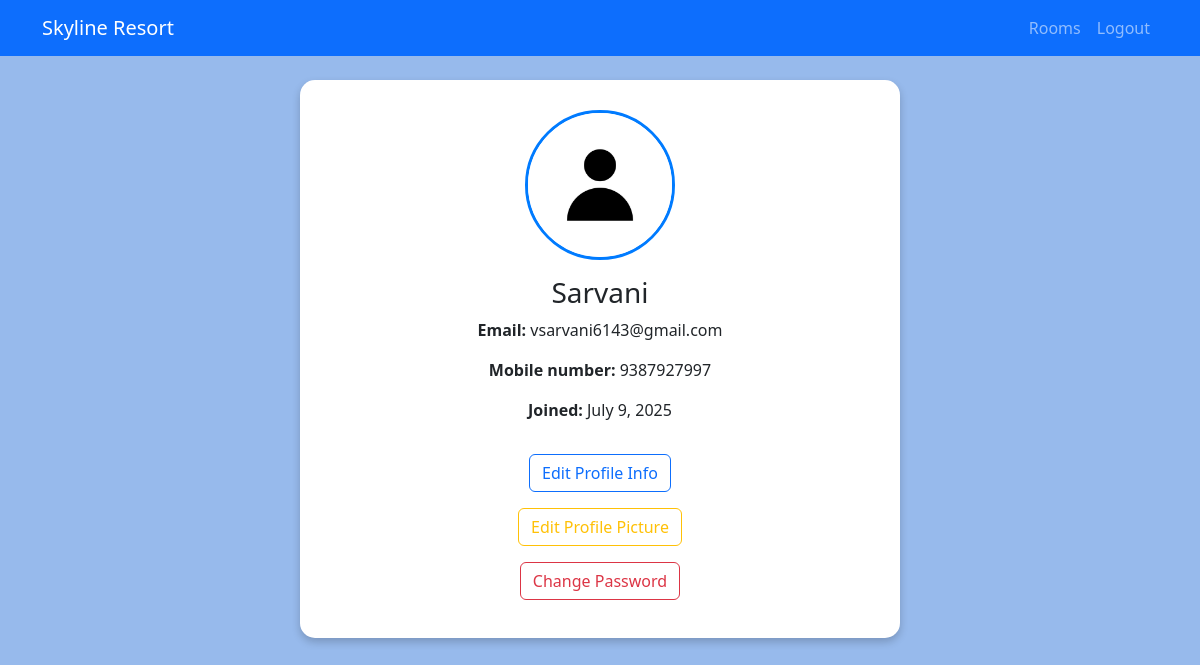
/profile/ (signed in), run on the app's committed database.
### HotelManagementApp/models.py (models this page shows, shortened)
class Register(models.Model):
    user_id = models.AutoField(primary_key=True)
    username = models.CharField(max_length=100)
    email = models.EmailField(unique=True)
    mobile = models.CharField(max_length=15, unique=True, blank=True)
    password = models.TextField(max_length=100)
    joined_date = models.DateField(default=timezone.now)
    profile_image = models.ImageField(upload_to='profile_images/', blank=True, null=True)

### HotelManagementApp/views.py (the view)
# urls.py: path('profile/',views.profile,name='profile'),
def profile(request):
    user = Register.objects.get(username=request.session['username'])
    edit_form = EditProfileForm(instance=user)
    image_form = ProfileImageForm(instance=user)
    password_form = ChangePasswordForm()
    return render(request, 'profile.html', {
        'user': user,
        'edit_form': edit_form,
        'image_form': image_form,
        'password_form': password_form,
        'error': ''
    })

### HotelManagementApp/templates/profile.html (shortened to what this page needs)
{% load static %}
<!DOCTYPE html>
<html lang="en">
<head>
    <link href="https://cdn.jsdelivr.net/npm/bootstrap@5.3.6/dist/css/bootstrap.min.css" rel="stylesheet">
</head>
<body>
<nav class="navbar navbar-expand-lg navbar-dark bg-primary fixed-top">
    <div class="container">
        <a class="navbar-brand" href="#">Skyline Resort</a>
        <div class="collapse navbar-collapse">
            <ul class="navbar-nav ms-auto">
                <li class="nav-item">
                    <a class="nav-link" href="{% url 'rooms' %}">Rooms</a>
                </li>
                <li class="nav-item">
                    <a class="nav-link" href="{% url 'logout' %}">Logout</a>
                </li>
            </ul>
        </div>
    </div>
</nav>
<div class="profile-card text-center">
    {% if user.profile_image %}
        <img src="{{ user.profile_image.url }}" alt="Profile Image" class="profile-image mb-3">
    {% else %}
        <img src="{% static 'images/default_profile.jpg' %}" alt="Default Profile" class="profile-image mb-3">
    {% endif %}
    <h3>{{ user.username }}</h3>
    <p><strong>Email:</strong> {{ user.email }}</p>
    <p><strong>Mobile number:</strong> {{ user.mobile }}</p>
    <p><strong>Joined:</strong> {{ user.joined_date }}</p>
    <div class="mt-4">
         <button type="button" class="btn btn-outline-primary m-2" onclick="toggleForm('editForm')">
            Edit Profile Info
        </button><br>
        <button type="button" class="btn btn-outline-warning m-2" onclick="toggleForm('imageForm')">
            Edit Profile Picture
        </button><br>
        <button type="button" class="btn btn-outline-danger m-2" onclick="toggleForm('passwordForm')">
            Change Password
        </button>
    </div>
</div>
</body>
</html>

### HotelManagementApp/templates/profile.html (style rules this page uses)
body { background-color:rgb(151, 186, 236); }
.profile-card { background-color: white; border-radius: 15px; padding: 30px; box-shadow: 0 4px 8px rgba(0,0,0,0.2); max-width: 600px; margin: 80px auto; }
.profile-image { width: 150px; height: 150px; object-fit: cover; border-radius: 50%; border: 3px solid #007bff; }

### data on the page
Register: username "Sarvani", email "vsarvani6143@gmail.com", mobile "9387927997", joined_date "July 9, 2025"
